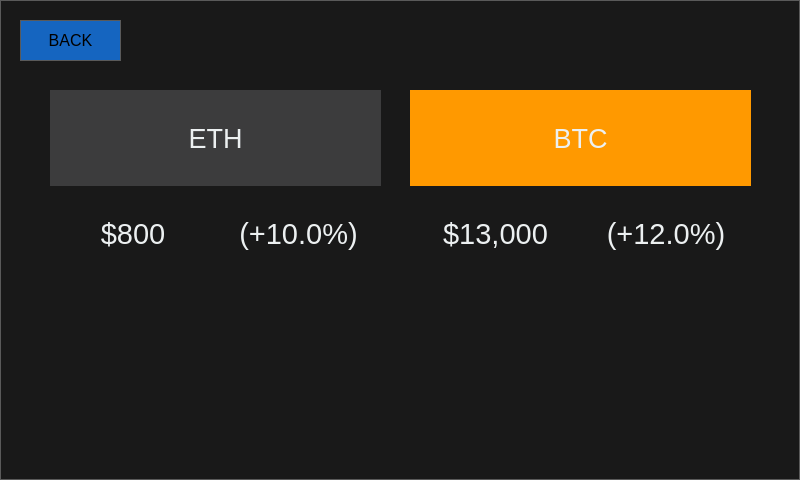
<?xml version="1.0" encoding="UTF-8"?>
<ui version="4.0">
 <class>Crypto</class>
 <widget class="QWidget" name="Crypto">
  <property name="geometry">
   <rect>
    <x>0</x>
    <y>0</y>
    <width>800</width>
    <height>480</height>
   </rect>
  </property>
  <property name="minimumSize">
   <size>
    <width>800</width>
    <height>480</height>
   </size>
  </property>
  <property name="windowTitle">
   <string>Form</string>
  </property>
  <property name="styleSheet">
   <string notr="true">/*
	Copyright 2013 Emanuel Claesson

	Licensed under the Apache License, Version 2.0 (the &quot;License&quot;);
	you may not use this file except in compliance with the License.
	You may obtain a copy of the License at

		http://www.apache.org/licenses/LICENSE-2.0

	Unless required by applicable law or agreed to in writing, software
	distributed under the License is distributed on an &quot;AS IS&quot; BASIS,
	WITHOUT WARRANTIES OR CONDITIONS OF ANY KIND, either express or implied.
	See the License for the specific language governing permissions and
	limitations under the License.
*/

/*
	COLOR_DARK     = #191919
	COLOR_MEDIUM   = #353535
	COLOR_MEDLIGHT = #5A5A5A
	COLOR_LIGHT    = #DDDDDD
	COLOR_ACCENT   = #3D7848
*/

* {
	background: #191919;
	color: #DDDDDD;
	border: 1px solid #5A5A5A;
}

QWidget::item:selected {
	background: #3D7848;
}

QCheckBox, QRadioButton {
	border: none;
}

QRadioButton::indicator, QCheckBox::indicator {
	width: 13px;
	height: 13px;
}

QRadioButton::indicator::unchecked, QCheckBox::indicator::unchecked {
	border: 1px solid #5A5A5A;
	background: none;
}

QRadioButton::indicator:unchecked:hover, QCheckBox::indicator:unchecked:hover {
	border: 1px solid #DDDDDD;
}

QRadioButton::indicator::checked, QCheckBox::indicator::checked {
	border: 1px solid #5A5A5A;
	background: #5A5A5A;
}

QRadioButton::indicator:checked:hover, QCheckBox::indicator:checked:hover {
	border: 1px solid #DDDDDD;
	background: #DDDDDD;
}

QGroupBox {
	margin-top: 6px;
}

QGroupBox::title {
	top: -7px;
	left: 7px;
}

QScrollBar {
	border: 1px solid #5A5A5A;
	background: #191919;
}

QScrollBar:horizontal {
	height: 15px;
	margin: 0px 0px 0px 32px;
}

QScrollBar:vertical {
	width: 15px;
	margin: 32px 0px 0px 0px;
}

QScrollBar::handle {
	background: #353535;
	border: 1px solid #5A5A5A;
}

QScrollBar::handle:horizontal {
	border-width: 0px 1px 0px 1px;
}

QScrollBar::handle:vertical {
	border-width: 1px 0px 1px 0px;
}

QScrollBar::handle:horizontal {
	min-width: 20px;
}

QScrollBar::handle:vertical {
	min-height: 20px;
}

QScrollBar::add-line, QScrollBar::sub-line {
	background:#353535;
	border: 1px solid #5A5A5A;
	subcontrol-origin: margin;
}

QScrollBar::add-line {
	position: absolute;
}

QScrollBar::add-line:horizontal {
	width: 15px;
	subcontrol-position: left;
	left: 15px;
}

QScrollBar::add-line:vertical {
	height: 15px;
	subcontrol-position: top;
	top: 15px;
}

QScrollBar::sub-line:horizontal {
	width: 15px;
	subcontrol-position: top left;
}

QScrollBar::sub-line:vertical {
	height: 15px;
	subcontrol-position: top;
}

QScrollBar:left-arrow, QScrollBar::right-arrow, QScrollBar::up-arrow, QScrollBar::down-arrow {
	border: 1px solid #5A5A5A;
	width: 3px;
	height: 3px;
}

QScrollBar::add-page, QScrollBar::sub-page {
	background: none;
}

QAbstractButton:hover {
	background: #353535;
}

QAbstractButton:pressed {
	background: #5A5A5A;
}

QAbstractItemView {
	show-decoration-selected: 1;
	selection-background-color: #3D7848;
	selection-color: #DDDDDD;
	alternate-background-color: #353535;
}

QHeaderView {
	border: 1px solid #5A5A5A;
}

QHeaderView::section {
	background: #191919;
	border: 1px solid #5A5A5A;
	padding: 4px;
}

QHeaderView::section:selected, QHeaderView::section::checked {
	background: #353535;
}

QTableView {
	gridline-color: #5A5A5A;
}

QTabBar {
	margin-left: 2px;
}

QTabBar::tab {
	border-radius: 0px;
	padding: 4px;
	margin: 4px;
}

QTabBar::tab:selected {
	background: #353535;
}

QComboBox::down-arrow {
	border: 1px solid #5A5A5A;
	background: #353535;
}

QComboBox::drop-down {
	border: 1px solid #5A5A5A;
	background: #353535;
}

QComboBox::down-arrow {
	width: 3px;
	height: 3px;
	border: 1px solid #5A5A5A;
}

QAbstractSpinBox {
	padding-right: 15px;
}

QAbstractSpinBox::up-button, QAbstractSpinBox::down-button {
	border: 1px solid #5A5A5A;
	background: #353535;
	subcontrol-origin: border;
}

QAbstractSpinBox::up-arrow, QAbstractSpinBox::down-arrow {
	width: 3px;
	height: 3px;
	border: 1px solid #5A5A5A;
}

QSlider {
	border: none;
}

QSlider::groove:horizontal {
	height: 5px;
	margin: 4px 0px 4px 0px;
}

QSlider::groove:vertical {
	width: 5px;
	margin: 0px 4px 0px 4px;
}

QSlider::handle {
	border: 1px solid #5A5A5A;
	background: #353535;
}

QSlider::handle:horizontal {
	width: 15px;
	margin: -4px 0px -4px 0px;
}

QSlider::handle:vertical {
	height: 15px;
	margin: 0px -4px 0px -4px;
}

QSlider::add-page:vertical, QSlider::sub-page:horizontal {
	background: #3D7848;
}

QSlider::sub-page:vertical, QSlider::add-page:horizontal {
	background: #353535;
}

QLabel {
	border: none;
}

QProgressBar {
	text-align: center;
}

QProgressBar::chunk {
	width: 1px;
	background-color: #3D7848;
}

QMenu::separator {
	background: #353535;
}

/** CUSTOM **/

QPushButton {
	color: black;
	font-size: 30pt;
}

QPushButton#button_back {
	font-size: 12pt;
	background-color: #1565C0;
}

QLabel#label_eth {
	color: #ECF0F1;
	font-size: 20pt;
	background-color: #3C3C3D;
}

QLabel{
	color: #ECF0F1;
	font-size: 22pt;
}

QLabel#label_btc {
	color: #ECF0F1;
	font-size: 20pt;
	background-color: #FF9900;
}


</string>
  </property>
  <widget class="QPushButton" name="button_back">
   <property name="geometry">
    <rect>
     <x>20</x>
     <y>20</y>
     <width>101</width>
     <height>41</height>
    </rect>
   </property>
   <property name="text">
    <string>BACK</string>
   </property>
  </widget>
  <widget class="QWidget" name="layoutWidget">
   <property name="geometry">
    <rect>
     <x>410</x>
     <y>90</y>
     <width>341</width>
     <height>191</height>
    </rect>
   </property>
   <layout class="QVBoxLayout" name="verticalLayout_2">
    <property name="spacing">
     <number>0</number>
    </property>
    <item>
     <widget class="QLabel" name="label_btc">
      <property name="text">
       <string>BTC</string>
      </property>
      <property name="alignment">
       <set>Qt::AlignCenter</set>
      </property>
     </widget>
    </item>
    <item>
     <layout class="QHBoxLayout" name="horizontalLayout_2">
      <item>
       <widget class="QLabel" name="label_btc_price">
        <property name="text">
         <string>$13,000</string>
        </property>
        <property name="alignment">
         <set>Qt::AlignCenter</set>
        </property>
       </widget>
      </item>
      <item>
       <widget class="QLabel" name="label_btc_delta">
        <property name="text">
         <string>(+12.0%)</string>
        </property>
        <property name="alignment">
         <set>Qt::AlignCenter</set>
        </property>
       </widget>
      </item>
     </layout>
    </item>
   </layout>
  </widget>
  <widget class="QWidget" name="">
   <property name="geometry">
    <rect>
     <x>50</x>
     <y>90</y>
     <width>331</width>
     <height>191</height>
    </rect>
   </property>
   <layout class="QVBoxLayout" name="verticalLayout">
    <property name="spacing">
     <number>0</number>
    </property>
    <item>
     <widget class="QLabel" name="label_eth">
      <property name="text">
       <string>ETH</string>
      </property>
      <property name="alignment">
       <set>Qt::AlignCenter</set>
      </property>
     </widget>
    </item>
    <item>
     <layout class="QHBoxLayout" name="horizontalLayout">
      <item>
       <widget class="QLabel" name="label_eth_price">
        <property name="text">
         <string>$800</string>
        </property>
        <property name="alignment">
         <set>Qt::AlignCenter</set>
        </property>
       </widget>
      </item>
      <item>
       <widget class="QLabel" name="label_eth_delta">
        <property name="text">
         <string>(+10.0%)</string>
        </property>
        <property name="alignment">
         <set>Qt::AlignCenter</set>
        </property>
       </widget>
      </item>
     </layout>
    </item>
   </layout>
  </widget>
 </widget>
 <resources/>
 <connections/>
</ui>
